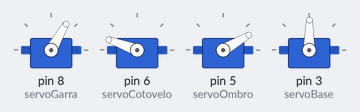
Recording of a sketch running on a simulated Arduino Uno, built with avr-gcc and run on an emulated ATmega328P. On the bench: 4 × servo.

Above: at 3.05 s.
At 4.75 s:
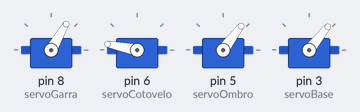
At 6.5 s:
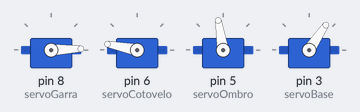
At 9.95 s:
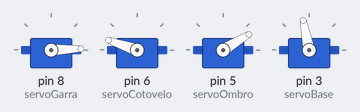
At 13.4 s:
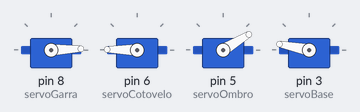
At 16.9 s:
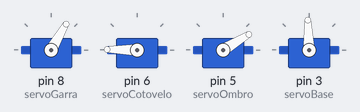
Timing chart, 0 to 22.1 s (numbered marks = the images above):
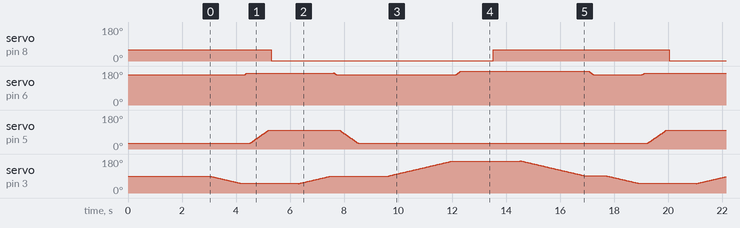

The sketch:

Robozinho_ArmFour_automatico.ino
```cpp
/* Automação do robozinho armfour
 sexta_feira  03/06/2022
 Fonte de inspiração
 Wrkits armfive*/

#include <Servo.h>

// Definição de constantes
 #define servoGarra    8
 #define servoCotovelo 6
 #define servoOmbro    5
 #define servoBase     3

 // Funções para movimento suave dos servos motores

 void moveCotoveloCima(const int tempoespera, int inicio, int fim);
 void moveCotoveloBaixo(const int tempoespera, int inicio, int fim);
 void moveOmbroFrente(const int tempoespera, int inicio, int fim);
 void moveOmbroTras(const int tempoespera, int inicio, int fim);
 void moveBaseDireita(const int tempoespera, int inicio, int fim);
 void moveBaseEsquerda(const int tempoespera, int inicio, int fim);

 // Funções de Manipulação
 void GuinOrigin(unsigned char baseInicio, unsigned char basefim, unsigned char OmbroInicio, unsigned char Ombrofim, unsigned char CotoveloInicio, unsigned char Cotovelofim);
 void GuinOrigin2(unsigned char baseInicio, unsigned char basefim, unsigned char OmbroInicio, unsigned char Ombrofim, unsigned char CotoveloInicio, unsigned char Cotovelofim);
 void GuinDestino(unsigned char baseInicio, unsigned char basefim, unsigned char OmbroInicio, unsigned char Ombrofim, unsigned char CotoveloInicio, unsigned char Cotovelofim);
 //    positionGuin(BASE INICIAL, BASE FINAL, OMBRO INICIAL, OMBRO FINAL, COTOVELO INICIAL, COTOVELO FINAL, PUNHO INICIAL, PUNHO FINAL);
  // Atribuição de objetos (servos do braço)
 Servo servo_Base, servo_Ombro, servo_Cotovelo,servo_Garra;

  void setup(){
  pinMode(servoGarra, OUTPUT);
  pinMode(servoCotovelo, OUTPUT);
  pinMode(servoOmbro, OUTPUT);
  pinMode(servoBase, OUTPUT);

  servo_Garra.attach(8);

  servo_Cotovelo.attach(6);
  servo_Ombro.attach(5);
  servo_Base.attach(3);

  servo_Base.write(90);
  servo_Cotovelo.write(160);
  servo_Ombro.write(30);

  servo_Garra.write(60);

  delay(3000);

 }//FIM DO SETUP

   void loop(){


    // OBJETO 01

  //        B  B   O  O      C  C
 GuinOrigin(90,50, 30,100,  160,170 );  // Preencher Origem aqui (start parametros)
            // Coloque o segundo parametro após a virgula
 //                 G
  servo_Garra.write(2 ); // pega objeto,esses parametros poderão ser mudados
  delay(1000);

  //         B  B    O   O   C  C
 GuinOrigin(50,90,  100,30, 170,160);         // Preencher Origem aqui (1ºs parametros)
 delay(1000);
 //          B   B    O  O     C   C
 GuinOrigin2(90,170 , 30,30,  160,180 ); // Preencher Destino aqui (2ºs parametros)

  delay(1000);  //   G
  servo_Garra.write(60); // SOLTA

   delay(1000);//B B   O  O      C  C          // exemplo  B B (40,170) B B (170,40) FAZ A INVERSÃO
   GuinDestino(170,90, 30,30,  180,160  ); // Quando terminar um parametro inicia no outro
               //     G
   servo_Garra.write(60); //aberta

  delay(290);

      //END LOOP 1
     //fim do objeto 1

  }
 void GuinOrigin(unsigned char baseInicio, unsigned char basefim, unsigned char OmbroInicio, unsigned char Ombrofim, unsigned char CotoveloInicio, unsigned char Cotovelofim)
 {
  // Movimenta a base

    if(baseInicio < basefim)
    {
        moveBaseDireita(30,baseInicio,basefim);  //move a base para direita
        delay(100);
    }
    else
    {
       moveBaseEsquerda(30,baseInicio,basefim);//move a base para esquerda
        delay(100);
    }
  // Fim movimentação da base

 // Movimenta o cotovelo
    if(CotoveloInicio < Cotovelofim)
    {
        moveCotoveloCima(10,CotoveloInicio,Cotovelofim);
        delay(100);
    }
    else
    {
        moveCotoveloBaixo(10,CotoveloInicio,Cotovelofim);
        delay(100);
    }
  //Fim da  movimentação do cotovelo

  // Movimenta o ombro
    if(OmbroInicio < Ombrofim)
    {
        moveOmbroFrente(10,OmbroInicio,Ombrofim);
        delay(100);
    }
    else
    {
       moveOmbroTras(10,OmbroInicio,Ombrofim);
        delay(100);
    }
  // Fim da movimentação do ombro
      //Fim da movimentação
}

 void GuinOrigin2(unsigned char baseInicio, unsigned char basefim, unsigned char OmbroInicio, unsigned char Ombrofim, unsigned char CotoveloInicio, unsigned char Cotovelofim)
 {// Movimenta a base
    if(baseInicio < basefim)
    {
        moveBaseDireita(30,baseInicio,basefim);  //move a base para direita
        delay(100);
    }
    else
    {
       moveBaseEsquerda(30,baseInicio,basefim);//move a base para esquerda
        delay(100);
    }
  // Fim movimentação da base

   // Movimenta o cotovelo
    if(CotoveloInicio < Cotovelofim)
    {
        moveCotoveloCima(10,CotoveloInicio,Cotovelofim);
        delay(100);
    }
    else
    {
        moveCotoveloBaixo(10,CotoveloInicio,Cotovelofim);
        delay(100);
    }
  //Fim da  movimentação

  // Movimenta o ombro
    if(OmbroInicio < Ombrofim)
    {
        moveOmbroFrente(10,OmbroInicio,Ombrofim);
        delay(100);
    }
    else
    {
       moveOmbroTras(10,OmbroInicio,Ombrofim);
        delay(100);
    }
  // Fim da movimentação do ombro

 } //Fim da movimentação guinOrigen2

  void GuinDestino(unsigned char baseInicio, unsigned char basefim, unsigned char OmbroInicio, unsigned char Ombrofim, unsigned char CotoveloInicio, unsigned char Cotovelofim )
 {// Movimenta a base
    if(baseInicio < basefim)
    {
        moveBaseDireita(30,baseInicio,basefim);  //move a base para direita
        delay(100);
    }
    else
    {
       moveBaseEsquerda(30,baseInicio,basefim);//move a base para esquerda
        delay(100);
    }
  // Fim movimentação da base

  // Movimenta o cotovelo
    if(CotoveloInicio < Cotovelofim)
    {
        moveCotoveloCima(10,CotoveloInicio,Cotovelofim);
        delay(100);
    }
    else
    {
        moveCotoveloBaixo(10,CotoveloInicio,Cotovelofim);
        delay(100);
    }
  //Fim da  movimentação do cotovelo

  // Movimenta o ombro
    if(OmbroInicio < Ombrofim)
    {
        moveOmbroFrente(10,OmbroInicio,Ombrofim);
        delay(100);
    }
    else
    {
       moveOmbroTras(10,OmbroInicio,Ombrofim);
        delay(100);
    }
  // Fim da movimentação do ombro


 } //Fim do GuinDestino

    //FIM DO LAÇO FOR
//FIM DO MOVE
 void moveCotoveloCima(const int tempoespera, int inicio, int fim)
 {
 //Tempo sugerido é de 10 ms(servos de auto torque
 for(int i=inicio; i<fim; i++)
    {
      servo_Cotovelo.write(i);
      delay(tempoespera);
    //Fim do movimento do cotovelo para cima ++
    }//FIM DO LAÇO FOR
 }//FIM DO MOVE
 void moveCotoveloBaixo(const int tempoespera, int inicio, int fim)
 {
 for(int i=inicio; i>fim; i--)
    {
      servo_Cotovelo.write(i);
      delay(tempoespera);

 //Fim do movimento do cotovelo para baixo --
  }//FIM DO LAÇO FOR
 }//FIM DO MOVE
 void moveOmbroFrente(const int tempoespera, int inicio, int fim)
 {
  for(int i=inicio; i<fim; i++)
    {
      servo_Ombro.write(i);
      delay(tempoespera);

 //Fim do movimento do ombro para frente ++
   }//FIM DO LAÇO FOR
 }//FIM DO MOVE
 void moveOmbroTras(const int tempoespera, int inicio, int fim)
 {
 for(int i=inicio; i>fim; i--)
    {
      servo_Ombro.write(i);
      delay(tempoespera);
     //Fim do movimento do ombro para tras --
       }//FIM DO LAÇO FOR
 }//FIM DO MOVE
 void moveBaseDireita(const int tempoespera, int inicio, int fim)
 {
 for(int i=inicio; i<fim; i++)
    {
      servo_Base.write(i);
      delay(tempoespera);

 //Fim do movimento da base para direita ++
  }//FIM DO LAÇO FOR
 }//FIM DO MOVE
 void moveBaseEsquerda(const int tempoespera, int inicio, int fim)
 {
 for(int i=inicio; i>fim; i--)
    {
      servo_Base.write(i);
      delay(tempoespera);

 //Fim do movimento da base para esquerda--
  }//FIM DO LAÇO FOR
 }//FIM DO MOVE
 //FIM DA PROGRAMAÇÃO
```

Measured:
- by itself, servo on pin 8 (servoGarra): alternates 60° for 6.5 s and 2° for 8.2 s
